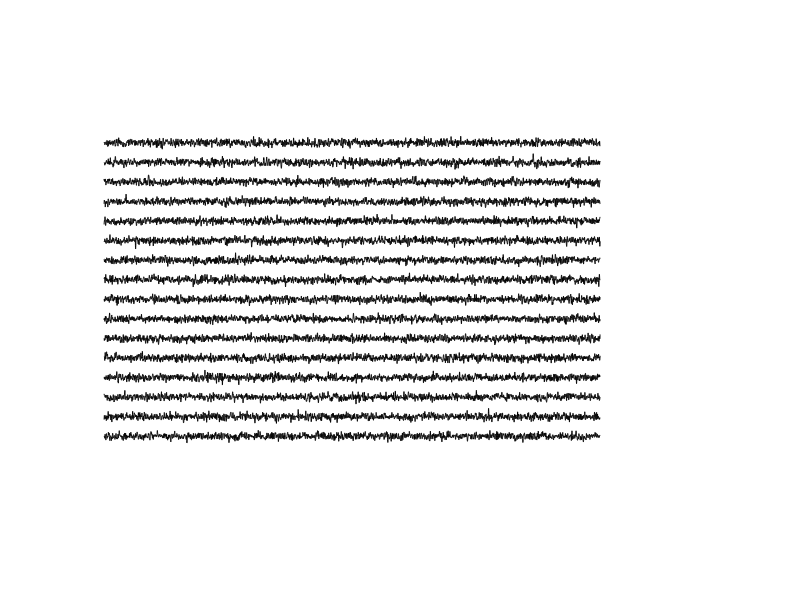

This chart was generated by the following MATLAB code:


% post-ictal viewer

clc
clear
close all

% create an array of random numbers as a surrogate for real eeg
NChs = 16;                      % number of EEG channels
Fs = 400;                       % sample rate of EEG
T = 1000;                       % number of seconds in entire data range
NSamples = T*Fs;                % number of samples in entire data range
data = randn(NSamples,NChs);    % mock data (zero mean)

ZM_data = data - repmat(mean(data,1)',1,NSamples)';

F_Ord = 2;                      % filter order
Fc = 35;                        % Hz, filter cut off freq
Wn = Fc/(Fs/2);                 % normalised cutoff
[b, a] = butter(F_Ord, Wn);     % def LP filter

ZM_F_data = filtfilt(b,a,ZM_data);

Ch_Offset = 4;                  % offset for each channel
Offset_Vector = 0:Ch_Offset:Ch_Offset*(NChs-1);
Offset_Mat = repmat(Offset_Vector',1,NSamples)';

OS_ZM_F_data = ZM_F_data + Offset_Mat;

Plot_T = 20;                    % s, time for plot
Plot_Samples = Plot_T*Fs;
Plot_Advance = 5;               %s, time to advance figure
Samples_advance = Plot_Advance*Fs;

fig1 = figure;
ax1 = axes(fig1);
for n=1:Samples_advance:NSamples-Plot_Samples
    plot(ax1,OS_ZM_F_data(n:n+Plot_Samples,:),'k')
    axis off
    pause
end

